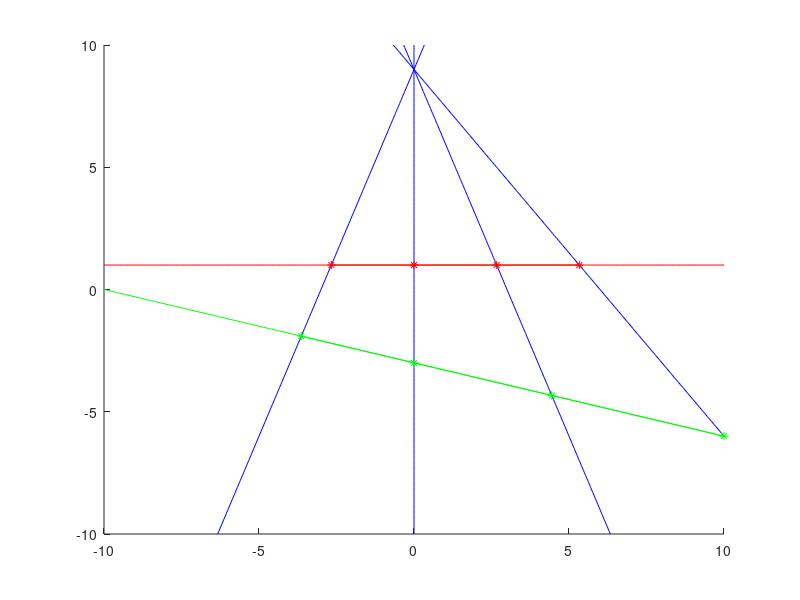

The MATLAB script that drew this image:
clear all;
close all;

%plot([0:0.05:10]',1*sin(pi*[0:0.05:10]'))

p0 = [0,9];
p1 = [0,1];
p2 = [0,-3];

[x,y] = meshgrid(-10:0.1:10);

vA = [3,-1];
vB = [3,0];
vC = [3,1];
vD = [3,2];

v1 = [0,1];
v2 = [0.3,1];


% Linear equations of lines
lA = vA(1)*(x-p0(1))+vA(2)*(y-p0(2));
lB = vB(1)*(x-p0(1))+vB(2)*(y-p0(2));
lC = vC(1)*(x-p0(1))+vC(2)*(y-p0(2));
lD = vD(1)*(x-p0(1))+vD(2)*(y-p0(2));

l1 = v1(1)*(x-p1(1))+v1(2)*(y-p1(2));
l2 = v2(1)*(x-p2(1))+v2(2)*(y-p2(2));

% b vectors in AX=b
sA = vA(1)*p0(1)+vA(2)*p0(2);
sB = vB(1)*p0(1)+vB(2)*p0(2);
sC = vC(1)*p0(1)+vC(2)*p0(2);
sD = vD(1)*p0(1)+vD(2)*p0(2);

s1 = v1(1)*p1(1)+v1(2)*p1(2);
s2 = v2(1)*p2(1)+v2(2)*p2(2);

% Intersections along line 1
iA = inv([vA;v1])*[sA;s1];
iB = inv([vB;v1])*[sB;s1];
iC = inv([vC;v1])*[sC;s1];
iD = inv([vD;v1])*[sD;s1];
iXY = [iA,iB,iC,iD]';

% Intersection along line 2
jA = inv([vA;v2])*[sA;s2];
jB = inv([vB;v2])*[sB;s2];
jC = inv([vC;v2])*[sC;s2];
jD = inv([vD;v2])*[sD;s2];
jXY = [jA,jB,jC,jD]';



%fplot(l1, [0,10])
%fplot(l, [-3,3], [-3,3]);
figure;
hold on;

contour(x,y,lA,[0 0],'b');
contour(x,y,lB,[0 0],'b');
contour(x,y,lC,[0 0],'b');
contour(x,y,lD,[0 0],'b');

contour(x,y,l1,[0 0],'r');
contour(x,y,l2,[0 0],'g');

plot(iXY(:,1)',iXY(:,2)','r','marker','*');
plot(jXY(:,1)',jXY(:,2)','g','marker','*');



iDA = norm(iD-iA);
iDB = norm(iD-iB);
iCA = norm(iC-iA);
iCB = norm(iC-iB);
iCACB = iCA / iCB;
iDADB = iDA / iDB;
iCross = iCACB / iDADB;

jDA = norm(jD-jA);
jDB = norm(jD-jB);
jCA = norm(jC-jA);
jCB = norm(jC-jB);
jCACB = jCA / jCB;
jDADB = jDA / jDB;
jCross = jCACB / jDADB;


